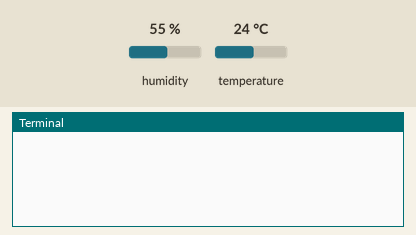
Simulated run of this program. Board: Raspberry Pi (BCM pin numbers). Shown: the last lines printed to the terminal. The test bench sets the inputs (shaded band); at power-on: humidity 55 %, temperature 24 °C. The clock reads 2024-03-15 10:24:30 at power-on unless the program sets it.

Above: at 1.2 s.
1.3 s: humidity set to 22 %
At 3.8 s:
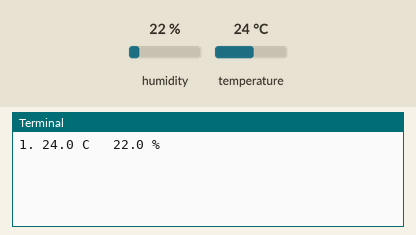
7.7 s: temperature set to 12 °C
At 10.1 s:
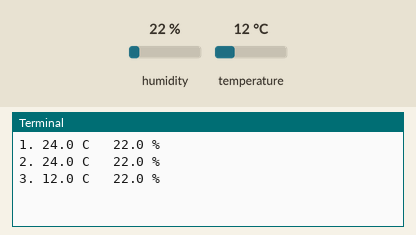
11.7 s: humidity set to 40 %
At 13.3 s:
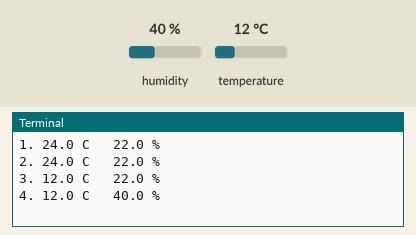
Timing chart, 0 to 14.8 s (numbered marks = the images above; inputs shaded):
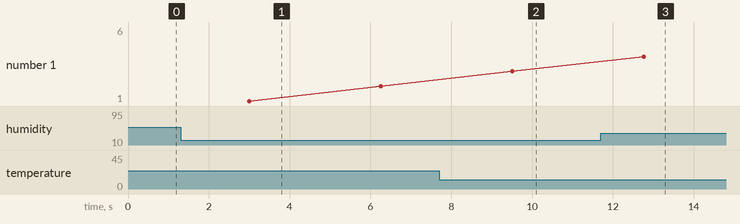

Measured:
- after the input at 1.3 s, the terminal: prints a new line after 1.7 s (image 1)
- after the input at 7.7 s, the terminal: prints a new line after 1.8 s (image 2)
- after the input at 11.7 s, the terminal: prints a new line after 1.1 s (image 3)

The program:

sensor.py
```python
import time
import logging
import board
import adafruit_dht

logger = logging.getLogger(__name__)

#granice prema specifikaciji

TEMP_MIN, TEMP_MAX = -10.0, 60.0
VLAGA_MIN, VLAGA_MAX = 5.0, 95.0

BROJ_POKUSAJA = 3
PAUZA_POKUSAJA = 2.5

class DHT11Senzor:
	def __init__(self, pin=board.D4):
		self._uredaj = adafruit_dht.DHT11(pin)
		self._zagrijan = False

	def _sirovo_ocitanje(self):
		temp = self._uredaj.temperature
		vlaga = self._uredaj.humidity
		if temp is None or vlaga is None:
			raise RuntimeError("Senzor vraća prazno očitanje")
		return float(temp), float(vlaga)

	def _valjanoOcitanje(self, temp, vlaga):
		return TEMP_MIN <= temp <= TEMP_MAX and VLAGA_MIN <= vlaga <= VLAGA_MAX

	def ocitaj(self):
	# vraća temp + vlaga ili None ako pokusaji padnu
		if not self._zagrijan:
			try:
				self._sirovo_ocitanje()
			except Exception:
				pass
			self._zagrijan = True
			time.sleep(PAUZA_POKUSAJA)

		for pokusaj in range(1, BROJ_POKUSAJA + 1):
			try:
				temp, vlaga = self._sirovo_ocitanje()
				if self._valjanoOcitanje(temp, vlaga):
					return temp, vlaga
				logger.warning("Očitanje van granice: %.1f C, %.1f %%", temp, vlaga)
			except RuntimeError as e:
				logger.debug("Pokušaj %d neuspješan: %s", pokusaj, e)
			if pokusaj < BROJ_POKUSAJA:
				time.sleep(PAUZA_POKUSAJA)


		logger.error("Sva %d pokušaja neuspješna", BROJ_POKUSAJA)
		return None

	def zatvori(self):
		self._uredaj.exit()

if __name__ == "__main__":
    logging.basicConfig(level=logging.DEBUG, format="%(levelname)s: %(message)s")
    senzor = DHT11Senzor()
    try:
        for i in range(20):
            rezultat = senzor.ocitaj()
            if rezultat:
                print(f"{i+1}. {rezultat[0]:.1f} C   {rezultat[1]:.1f} %")
            else:
                print(f"{i+1}. NEUSPJEH")
            time.sleep(3)
    finally:
        senzor.zatvori()
```
